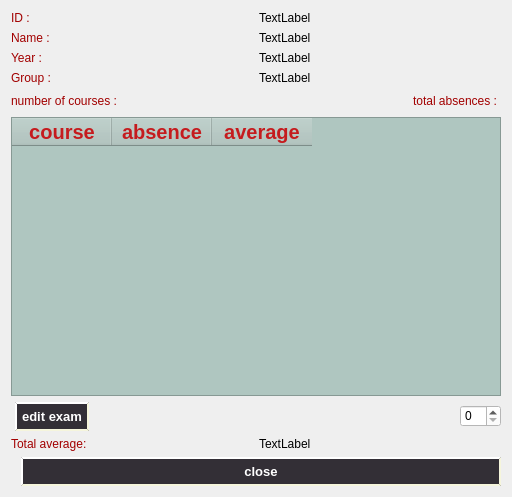
<?xml version="1.0" encoding="UTF-8"?>
<ui version="4.0">
 <class>studentview</class>
 <widget class="QDialog" name="studentview">
  <property name="geometry">
   <rect>
    <x>0</x>
    <y>0</y>
    <width>512</width>
    <height>497</height>
   </rect>
  </property>
  <property name="windowTitle">
   <string>Dialog</string>
  </property>
  <layout class="QVBoxLayout" name="verticalLayout">
   <item>
    <layout class="QHBoxLayout" name="horizontalLayout">
     <item alignment="Qt::AlignLeft">
      <widget class="QLabel" name="label">
       <property name="styleSheet">
        <string notr="true">font: 700 18pt &quot;Perpetua&quot;;
color: rgb(162, 0, 0);</string>
       </property>
       <property name="text">
        <string>ID :</string>
       </property>
      </widget>
     </item>
     <item alignment="Qt::AlignLeft">
      <widget class="QLabel" name="ID_label">
       <property name="styleSheet">
        <string notr="true">font: 700 18pt &quot;Perpetua&quot;;
color: rgb(0, 0, 0);</string>
       </property>
       <property name="text">
        <string>TextLabel</string>
       </property>
      </widget>
     </item>
    </layout>
   </item>
   <item>
    <layout class="QHBoxLayout" name="horizontalLayout_2">
     <item>
      <widget class="QLabel" name="label_2">
       <property name="styleSheet">
        <string notr="true">font: 700 18pt &quot;Perpetua&quot;;
color: rgb(162, 0, 0);</string>
       </property>
       <property name="text">
        <string>Name :</string>
       </property>
      </widget>
     </item>
     <item>
      <widget class="QLabel" name="Name_label">
       <property name="styleSheet">
        <string notr="true">font: 700 18pt &quot;Perpetua&quot;;
color: rgb(0, 0, 0);</string>
       </property>
       <property name="text">
        <string>TextLabel</string>
       </property>
      </widget>
     </item>
    </layout>
   </item>
   <item>
    <layout class="QHBoxLayout" name="horizontalLayout_3">
     <item>
      <widget class="QLabel" name="label_3">
       <property name="styleSheet">
        <string notr="true">font: 700 18pt &quot;Perpetua&quot;;
color: rgb(162, 0, 0);</string>
       </property>
       <property name="text">
        <string>Year :</string>
       </property>
      </widget>
     </item>
     <item>
      <widget class="QLabel" name="Year_label">
       <property name="styleSheet">
        <string notr="true">font: 700 18pt &quot;Perpetua&quot;;
color: rgb(0, 0, 0);</string>
       </property>
       <property name="text">
        <string>TextLabel</string>
       </property>
      </widget>
     </item>
    </layout>
   </item>
   <item>
    <layout class="QHBoxLayout" name="horizontalLayout_6">
     <item>
      <widget class="QLabel" name="label_4">
       <property name="styleSheet">
        <string notr="true">font: 700 18pt &quot;Perpetua&quot;;
color: rgb(162, 0, 0);</string>
       </property>
       <property name="text">
        <string>Group :</string>
       </property>
      </widget>
     </item>
     <item>
      <widget class="QLabel" name="Group_label">
       <property name="styleSheet">
        <string notr="true">font: 700 18pt &quot;Perpetua&quot;;
color: rgb(0, 0, 0);</string>
       </property>
       <property name="text">
        <string>TextLabel</string>
       </property>
      </widget>
     </item>
    </layout>
   </item>
   <item>
    <layout class="QHBoxLayout" name="horizontalLayout_4">
     <item>
      <widget class="QLabel" name="NC_lable">
       <property name="styleSheet">
        <string notr="true">font: 700 16pt &quot;Perpetua&quot;;
color: rgb(162, 0, 0);</string>
       </property>
       <property name="text">
        <string>number of courses : </string>
       </property>
      </widget>
     </item>
     <item>
      <spacer name="horizontalSpacer">
       <property name="orientation">
        <enum>Qt::Horizontal</enum>
       </property>
       <property name="sizeHint" stdset="0">
        <size>
         <width>40</width>
         <height>20</height>
        </size>
       </property>
      </spacer>
     </item>
     <item>
      <widget class="QLabel" name="TA_label">
       <property name="styleSheet">
        <string notr="true">font: 700 16pt &quot;Perpetua&quot;;
color: rgb(162, 0, 0);</string>
       </property>
       <property name="text">
        <string>total absences : </string>
       </property>
      </widget>
     </item>
    </layout>
   </item>
   <item>
    <widget class="QTableWidget" name="tableWidget">
     <property name="styleSheet">
      <string notr="true">background-color: rgb(175, 198, 192);
font: 600 12pt &quot;Segoe UI Semibold&quot;;</string>
     </property>
     <property name="editTriggers">
      <set>QAbstractItemView::NoEditTriggers</set>
     </property>
     <column>
      <property name="text">
       <string>course</string>
      </property>
      <property name="font">
       <font>
        <pointsize>15</pointsize>
        <bold>true</bold>
       </font>
      </property>
      <property name="foreground">
       <brush brushstyle="SolidPattern">
        <color alpha="255">
         <red>197</red>
         <green>27</green>
         <blue>30</blue>
        </color>
       </brush>
      </property>
     </column>
     <column>
      <property name="text">
       <string>absence</string>
      </property>
      <property name="font">
       <font>
        <pointsize>15</pointsize>
        <bold>true</bold>
       </font>
      </property>
      <property name="foreground">
       <brush brushstyle="SolidPattern">
        <color alpha="255">
         <red>197</red>
         <green>27</green>
         <blue>30</blue>
        </color>
       </brush>
      </property>
     </column>
     <column>
      <property name="text">
       <string>average</string>
      </property>
      <property name="font">
       <font>
        <pointsize>15</pointsize>
        <bold>true</bold>
       </font>
      </property>
      <property name="foreground">
       <brush brushstyle="SolidPattern">
        <color alpha="255">
         <red>197</red>
         <green>27</green>
         <blue>30</blue>
        </color>
       </brush>
      </property>
     </column>
    </widget>
   </item>
   <item>
    <layout class="QHBoxLayout" name="horizontalLayout_5">
     <item>
      <widget class="QPushButton" name="pushButton_2">
       <property name="styleSheet">
        <string notr="true">font: 900 11pt &quot;Segoe UI Black&quot;;
border-radius: 15px;
margin-left: 4px; border-radius: 15px; background: rgba(49, 45, 52, 253); color: #4A0C46;
color : white;
 border-style: outset;
     border-width: 2px;
     border-radius: 15px;
     border-color: beige;
     font: bold 13px;
     min-width: 4em;
     padding: 5px;</string>
       </property>
       <property name="text">
        <string>edit exam</string>
       </property>
      </widget>
     </item>
     <item>
      <spacer name="horizontalSpacer_2">
       <property name="orientation">
        <enum>Qt::Horizontal</enum>
       </property>
       <property name="sizeHint" stdset="0">
        <size>
         <width>40</width>
         <height>20</height>
        </size>
       </property>
      </spacer>
     </item>
     <item>
      <widget class="QSpinBox" name="spinBox">
       <property name="styleSheet">
        <string notr="true">background-color: rgb(255, 255, 255);
color: rgb(0, 0, 0);
font: 900 12pt &quot;Segoe UI&quot;;
</string>
       </property>
      </widget>
     </item>
    </layout>
   </item>
   <item>
    <layout class="QHBoxLayout" name="horizontalLayout_7">
     <item>
      <widget class="QLabel" name="label_5">
       <property name="styleSheet">
        <string notr="true">font: 700 18pt &quot;Perpetua&quot;;
color: rgb(162, 0, 0);</string>
       </property>
       <property name="text">
        <string>Total average:</string>
       </property>
      </widget>
     </item>
     <item>
      <widget class="QLabel" name="average">
       <property name="styleSheet">
        <string notr="true">font: 700 18pt &quot;Perpetua&quot;;
color: rgb(0, 0, 0);</string>
       </property>
       <property name="text">
        <string>TextLabel</string>
       </property>
      </widget>
     </item>
    </layout>
   </item>
   <item>
    <widget class="QPushButton" name="pushButton">
     <property name="styleSheet">
      <string notr="true">font: 900 11pt &quot;Segoe UI Black&quot;;
border-radius: 15px;
margin-left: 10px; border-radius: 15px; background: rgba(49, 45, 52, 253); color: #4A0C46;
color : white;
 border-style: outset;
     border-width: 2px;
     border-radius: 15px;
     border-color: beige;
     font: bold 13px;
     min-width: 4em;
     padding: 5px;</string>
     </property>
     <property name="text">
      <string>close</string>
     </property>
    </widget>
   </item>
  </layout>
 </widget>
 <resources/>
 <connections/>
</ui>
